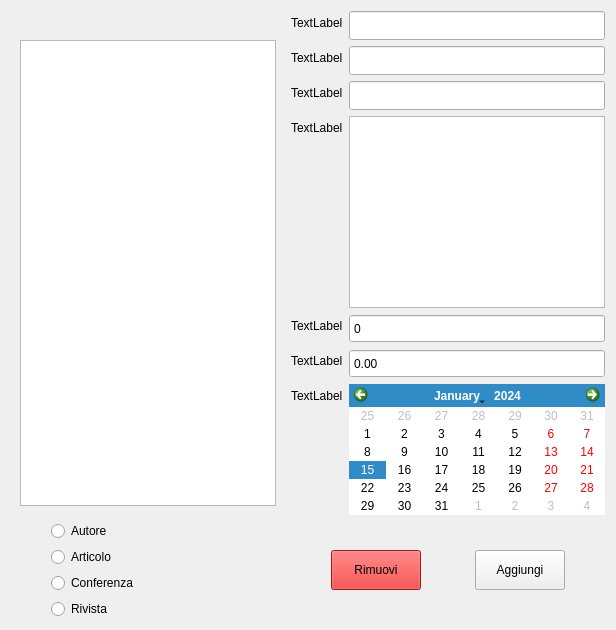
      <widget class="QWidget" name="pageMain">
       <property name="styleSheet">
        <string notr="true"/>
       </property>
       <layout class="QHBoxLayout" name="horizontalLayout_4">
        <item>
         <layout class="QGridLayout" name="gridLayout">
          <item row="0" column="0">
           <layout class="QVBoxLayout" name="verticalLayout_2">
            <item>
             <widget class="QLabel" name="labelStacked">
              <property name="text">
               <string/>
              </property>
             </widget>
            </item>
            <item>
             <widget class="QStackedWidget" name="listStacked">
              <property name="currentIndex">
               <number>0</number>
              </property>
              <widget class="QWidget" name="pageAutore">
               <layout class="QVBoxLayout" name="verticalLayout_3">
                <item>
                 <widget class="QListWidget" name="widgetAutore">
                  <property name="minimumSize">
                   <size>
                    <width>110</width>
                    <height>0</height>
                   </size>
                  </property>
                 </widget>
                </item>
               </layout>
              </widget>
              <widget class="QWidget" name="pageRivista">
               <layout class="QVBoxLayout" name="verticalLayout_7">
                <item>
                 <widget class="QListWidget" name="widgetRivista"/>
                </item>
               </layout>
              </widget>
              <widget class="QWidget" name="pageConferenza">
               <layout class="QVBoxLayout" name="verticalLayout_8">
                <item>
                 <widget class="QListWidget" name="widgetConferenza"/>
                </item>
               </layout>
              </widget>
              <widget class="QWidget" name="pageArticolo">
               <layout class="QVBoxLayout" name="verticalLayout_6">
                <item>
                 <widget class="QListWidget" name="widgetArticolo"/>
                </item>
               </layout>
              </widget>
             </widget>
            </item>
           </layout>
          </item>
          <item row="0" column="1">
           <layout class="QVBoxLayout" name="verticalForm">
            <item>
             <layout class="QFormLayout" name="formLayout">
              <item row="0" column="0">
               <widget class="QLabel" name="label1">
                <property name="text">
                 <string>TextLabel</string>
                </property>
               </widget>
              </item>
              <item row="0" column="1">
               <widget class="QLineEdit" name="lineEdit1">
                <property name="minimumSize">
                 <size>
                  <width>0</width>
                  <height>29</height>
                 </size>
                </property>
               </widget>
              </item>
              <item row="1" column="0">
               <widget class="QLabel" name="label2">
                <property name="text">
                 <string>TextLabel</string>
                </property>
               </widget>
              </item>
              <item row="1" column="1">
               <widget class="QLineEdit" name="lineEdit2">
                <property name="minimumSize">
                 <size>
                  <width>0</width>
                  <height>29</height>
                 </size>
                </property>
               </widget>
              </item>
              <item row="2" column="0">
               <widget class="QLabel" name="label3">
                <property name="text">
                 <string>TextLabel</string>
                </property>
               </widget>
              </item>
              <item row="2" column="1">
               <widget class="QLineEdit" name="lineEdit3">
                <property name="minimumSize">
                 <size>
                  <width>0</width>
                  <height>29</height>
                 </size>
                </property>
               </widget>
              </item>
              <item row="3" column="0">
               <widget class="QLabel" name="label4">
                <property name="text">
                 <string>TextLabel</string>
                </property>
               </widget>
              </item>
              <item row="3" column="1">
               <widget class="QPlainTextEdit" name="plainText"/>
              </item>
              <item row="4" column="0">
               <widget class="QLabel" name="label5">
                <property name="text">
                 <string>TextLabel</string>
                </property>
               </widget>
              </item>
              <item row="4" column="1">
               <widget class="QSpinBox" name="spinBox">
                <property name="minimumSize">
                 <size>
                  <width>0</width>
                  <height>29</height>
                 </size>
                </property>
                <property name="buttonSymbols">
                 <enum>QAbstractSpinBox::NoButtons</enum>
                </property>
                <property name="maximum">
                 <number>20000</number>
                </property>
               </widget>
              </item>
              <item row="5" column="0">
               <widget class="QLabel" name="label6">
                <property name="text">
                 <string>TextLabel</string>
                </property>
               </widget>
              </item>
              <item row="5" column="1">
               <widget class="QDoubleSpinBox" name="doubleSpinBox">
                <property name="minimumSize">
                 <size>
                  <width>0</width>
                  <height>29</height>
                 </size>
                </property>
                <property name="buttonSymbols">
                 <enum>QAbstractSpinBox::NoButtons</enum>
                </property>
                <property name="maximum">
                 <double>999.990000000000009</double>
                </property>
               </widget>
              </item>
              <item row="6" column="1">
               <widget class="QCalendarWidget" name="calendarWidget">
                <property name="maximumSize">
                 <size>
                  <width>450</width>
                  <height>400</height>
                 </size>
                </property>
                <property name="gridVisible">
                 <bool>false</bool>
                </property>
                <property name="selectionMode">
                 <enum>QCalendarWidget::SingleSelection</enum>
                </property>
                <property name="horizontalHeaderFormat">
                 <enum>QCalendarWidget::NoHorizontalHeader</enum>
                </property>
                <property name="verticalHeaderFormat">
                 <enum>QCalendarWidget::NoVerticalHeader</enum>
                </property>
                <property name="navigationBarVisible">
                 <bool>true</bool>
                </property>
                <property name="dateEditEnabled">
                 <bool>false</bool>
                </property>
               </widget>
              </item>
              <item row="6" column="0">
               <widget class="QLabel" name="label7">
                <property name="text">
                 <string>TextLabel</string>
                </property>
               </widget>
              </item>
             </layout>
            </item>
           </layout>
          </item>
          <item row="2" column="0">
           <layout class="QHBoxLayout" name="horizontalLayout_3">
            <item>
             <spacer name="horizontalSpacer_3">
              <property name="orientation">
               <enum>Qt::Horizontal</enum>
              </property>
              <property name="sizeType">
               <enum>QSizePolicy::Minimum</enum>
              </property>
              <property name="sizeHint" stdset="0">
               <size>
                <width>40</width>
                <height>20</height>
               </size>
              </property>
             </spacer>
            </item>
            <item>
             <layout class="QVBoxLayout" name="verticalLayout_4">
              <item>
               <widget class="QRadioButton" name="AutoreButton">
                <property name="text">
                 <string>Autore</string>
                </property>
               </widget>
              </item>
              <item>
               <widget class="QRadioButton" name="ArticoloButton">
                <property name="text">
                 <string>Articolo</string>
                </property>
               </widget>
              </item>
              <item>
               <widget class="QRadioButton" name="ConferenzaButton">
                <property name="text">
                 <string>Conferenza</string>
                </property>
               </widget>
              </item>
              <item>
               <widget class="QRadioButton" name="RivistaButton">
                <property name="text">
                 <string>Rivista</string>
                </property>
               </widget>
              </item>
             </layout>
            </item>
            <item>
             <spacer name="horizontalSpacer_4">
              <property name="orientation">
               <enum>Qt::Horizontal</enum>
              </property>
              <property name="sizeHint" stdset="0">
               <size>
                <width>40</width>
                <height>20</height>
               </size>
              </property>
             </spacer>
            </item>
           </layout>
          </item>
          <item row="2" column="1">
           <layout class="QHBoxLayout" name="horizontalLayout_2">
            <item>
             <spacer name="horizontalSpacer_5">
              <property name="orientation">
               <enum>Qt::Horizontal</enum>
              </property>
              <property name="sizeType">
               <enum>QSizePolicy::Minimum</enum>
              </property>
              <property name="sizeHint" stdset="0">
               <size>
                <width>40</width>
                <height>20</height>
               </size>
              </property>
             </spacer>
            </item>
            <item>
             <widget class="QPushButton" name="bottoneRimuovi">
              <property name="minimumSize">
               <size>
                <width>90</width>
                <height>40</height>
               </size>
              </property>
              <property name="styleSheet">
               <string notr="true">QPushButton {
	background-color : rgb(224, 33, 33);
}

QPushButton:hover{
	background-color : rgb(204, 0, 0);
}



</string>
              </property>
              <property name="text">
               <string>Rimuovi</string>
              </property>
             </widget>
            </item>
            <item>
             <spacer name="horizontalSpacer">
              <property name="orientation">
               <enum>Qt::Horizontal</enum>
              </property>
              <property name="sizeType">
               <enum>QSizePolicy::Expanding</enum>
              </property>
              <property name="sizeHint" stdset="0">
               <size>
                <width>40</width>
                <height>20</height>
               </size>
              </property>
             </spacer>
            </item>
            <item>
             <widget class="QPushButton" name="bottoneAggiungi">
              <property name="minimumSize">
               <size>
                <width>90</width>
                <height>40</height>
               </size>
              </property>
              <property name="text">
               <string>Aggiungi</string>
              </property>
             </widget>
            </item>
            <item>
             <spacer name="horizontalSpacer_2">
              <property name="orientation">
               <enum>Qt::Horizontal</enum>
              </property>
              <property name="sizeType">
               <enum>QSizePolicy::Minimum</enum>
              </property>
              <property name="sizeHint" stdset="0">
               <size>
                <width>40</width>
                <height>20</height>
               </size>
              </property>
             </spacer>
            </item>
           </layout>
          </item>
         </layout>
        </item>
       </layout>
      </widget>
